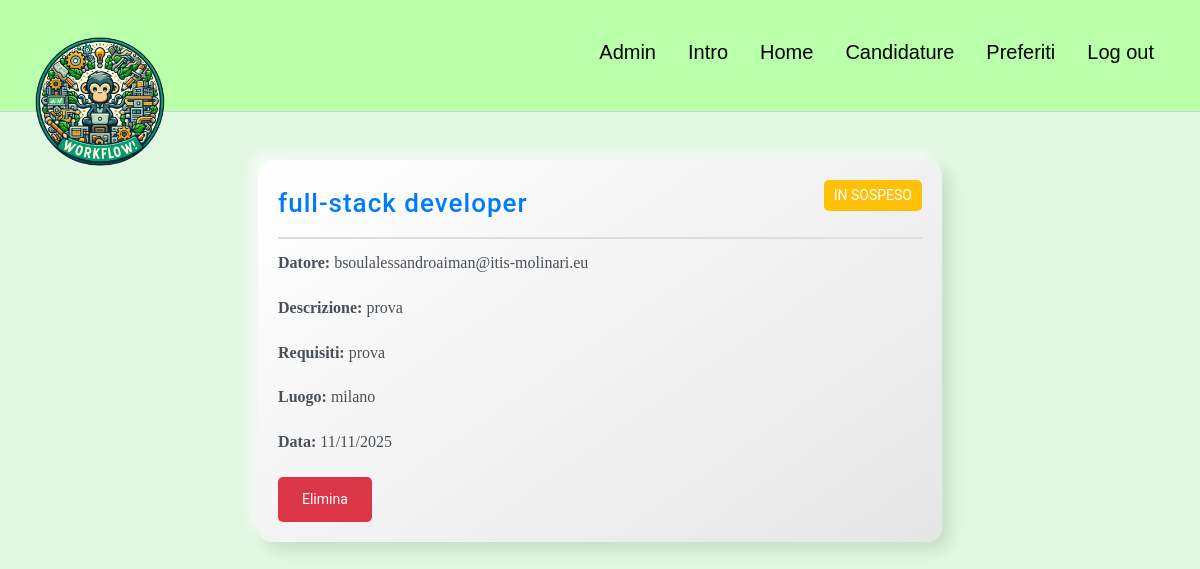
The app's page /candidature/ (signed in), older data.
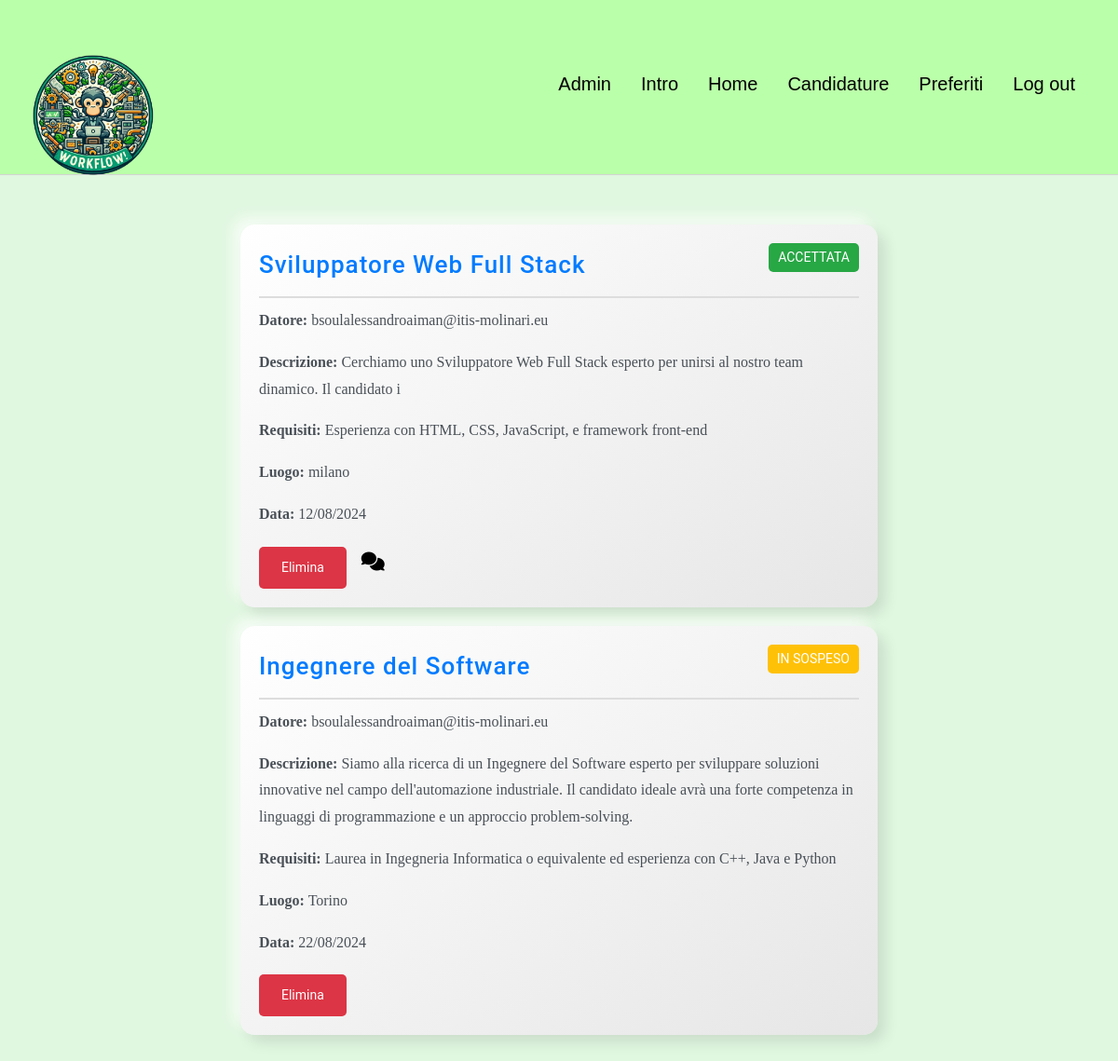
The same page, newer data.
### myapp/models.py (models this page shows)
class Candidatura(models.Model):
    id = models.AutoField(primary_key=True)
    id_candidato = models.ForeignKey(Utente, on_delete=models.CASCADE, related_name='candidato_candidatura', null=True)
    id_offerta = models.ForeignKey(Offerta, on_delete=models.CASCADE, null=True, related_name='offerta_candidatura')
    stato = models.CharField(default="in sospeso", max_length=30 , null=True)

class Offerta(models.Model):
    id = models.AutoField(primary_key=True)
    id_datore = models.ForeignKey(Utente, on_delete=models.CASCADE , related_name='datore_offerta', null=True)
    impiego = models.CharField(max_length=40 , null=True)
    stipendio = models.CharField(max_length=40 , null=True)
    descrizione = models.CharField(max_length=500 , null=True)
    data = models.DateTimeField(null=True)
    requisiti = models.CharField(max_length=500 , null=True)
    luogo = models.CharField(max_length=150 , null=True)

class Utente(models.Model):
    user = models.OneToOneField(User, on_delete=models.CASCADE)
    azienda = models.CharField(max_length=30 , null=True)
    residenza = models.CharField(max_length=30 , null=True)
    competenze = models.CharField(max_length=150 , null=True)
    tipo = models.CharField(max_length=30 , null=True)

### myapp/views.py (the view)
# urls.py: path('candidature/', views.candidature, name='candidature'),
def candidature(request):
    if request.session.get('username'):
        username = request.session['username']
        user = User.objects.get(username=username)
        utente = Utente.objects.get(user=user)
        if utente.tipo=='candidato':
            cand = Candidatura.objects.filter(id_candidato=utente)
        else:
            cand = Candidatura.objects.filter(id_offerta__id_datore=utente)
        return render(request, 'myapp/candidature.html', {"tipo":utente.tipo, 'candidature':cand})
    else:
        return redirect("login")

### myapp/templates/myapp/candidature.html (shortened to what this page needs)
{% extends "base.html" %}
{% block navcontent %}
    {% if tipo == 'datore' %}
        <button id="">
            <a class="a" href="/addOfferta">Aggiungi offerta</a>
        </button>
    {% elif tipo == 'candidato' %}
        <button id="">
            <a class="a" href="/preferiti">Preferiti</a>
        </button>
    {% endif %}
{% endblock %}
{% block content %}
    <div class="container-cand">
        <div class="candidature-list">
            {% for candidatura in candidature %}
            <div class="candidatura-item">
                <div class="header">
                    <h2 class="job-title">{{ candidatura.id_offerta.impiego }}</h2>
                    {% if candidatura.stato == 'in sospeso' %}
                        <p class="status waiting">In Sospeso</p>
                    {% else %}
                        <p class="status accepted">Accettata</p>
                    {% endif %}
                </div>
                <div class="dati-candidatura">
                    {% if tipo == 'datore' %}
                        <p><strong>Candidato:</strong> {{ candidatura.id_candidato.user.email }}</p>
                        <p><strong>Competenze:</strong> {{ candidatura.id_candidato.competenze }}</p>
                        <p><strong>Residenza:</strong> {{ candidatura.id_candidato.residenza }}</p>
                    {% else %}
                        <p><strong>Datore:</strong> {{ candidatura.id_offerta.id_datore.user.email }}</p>
                        <p><strong>Descrizione:</strong> {{ candidatura.id_offerta.descrizione }}</p>
                        <p><strong>Requisiti:</strong> {{ candidatura.id_offerta.requisiti }}</p>
                        <p><strong>Luogo:</strong> {{ candidatura.id_offerta.luogo }}</p>
                        <p><strong>Data:</strong> {{ candidatura.id_offerta.data|date:"d/m/Y" }}</p>
                    {% endif %}
                </div>
                <div class="actions">
                    {% if tipo == 'candidato' %}
                    <form action="{% url 'cancella_candidatura' candidatura.id %}" method="post">
                        <button class="rej-del-btn">Elimina</button>
                    </form>
                    {% endif %}
                    {% if  candidatura.stato == 'accettata'%}
                        <form action="{% url 'chat' candidatura.id %}" method="post">
                            <button class="chat-btn" type="submit"><i class="fa-solid fa-comments"></i></button>
                        </form>
                    {% endif %}
                </div>
            </div>
            {% endfor %}
        </div>
    </div>
{% endblock %}

Row changes from the older to the newer data that the page shows:
removed Candidatura: id_offerta.impiego "full-stack developer", stato "IN SOSPESO", id_offerta.id_datore.user.email "bsoulalessandroaiman@itis-molinari.eu", id_offerta.descrizione "prova", id_offerta.requisiti "prova", id_offerta.luogo "milano", id_offerta.data "11/11/2025"
added Candidatura: id_offerta.impiego "Sviluppatore Web Full Stack", stato "ACCETTATA", id_offerta.id_datore.user.email "bsoulalessandroaiman@itis-molinari.eu", id_offerta.descrizione "Cerchiamo uno Sviluppatore Web Full Stack esperto per unirsi al nostro team dinamico. Il candidato i", id_offerta.requisiti "Esperienza con HTML, CSS, JavaScript, e framework front-end", id_offerta.luogo "milano", id_offerta.data "12/08/2024"
added Candidatura: id_offerta.impiego "Ingegnere del Software", stato "IN SOSPESO", id_offerta.id_datore.user.email "bsoulalessandroaiman@itis-molinari.eu", id_offerta.descrizione "Siamo alla ricerca di un Ingegnere del Software esperto per sviluppare soluzioni innovative nel campo dell'automazione industriale. Il candidato ideale avrà una forte competenza in linguaggi di programmazione e un approccio problem-solving.", id_offerta.requisiti "Laurea in Ingegneria Informatica o equivalente ed esperienza con C++, Java e Python", id_offerta.luogo "Torino", id_offerta.data "22/08/2024"
